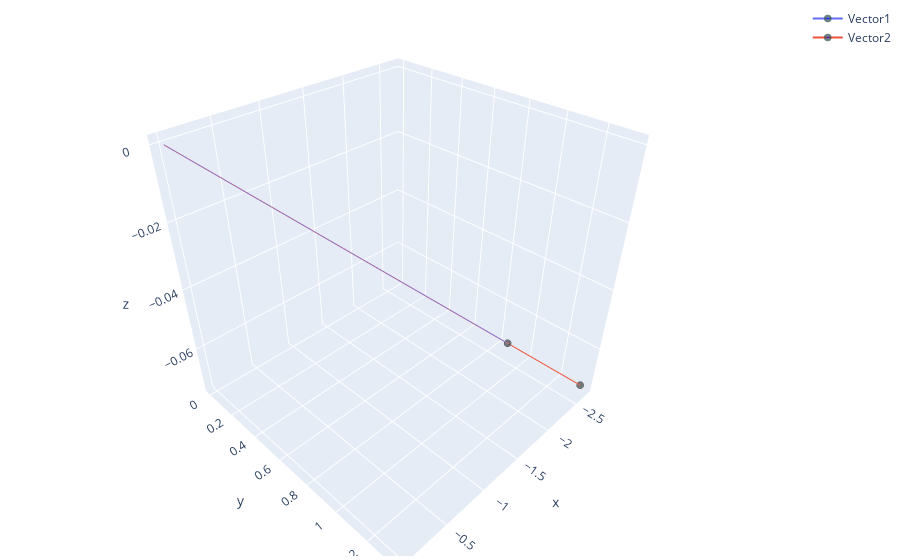

The notebook cell saved with this chart:
### Code cell
vector_plot([vec2, vec1_rot])

### Figure 1 — Plotly figure (JSON) as saved in the notebook; plotly's stock layout.template omitted (floating-point values rounded to 4 significant figures)
{"data": [{"marker": {"color": ["blue"], "line": {"color": "DarkSlateGrey", "width": 5}, "size": [0, 5]}, "name": "Vector1", "type": "scatter3d", "x": [0, -2.111], "y": [0, 1.052], "z": [0, -0.05788]}, {"marker": {"color": ["blue"], "line": {"color": "DarkSlateGrey", "width": 5}, "size": [0, 5]}, "name": "Vector2", "type": "scatter3d", "x": [0, -2.684], "y": [0, 1.338], "z": [0, -0.07359]}], "layout": {"margin": {"b": 4, "l": 4, "r": 4, "t": 4}}}
